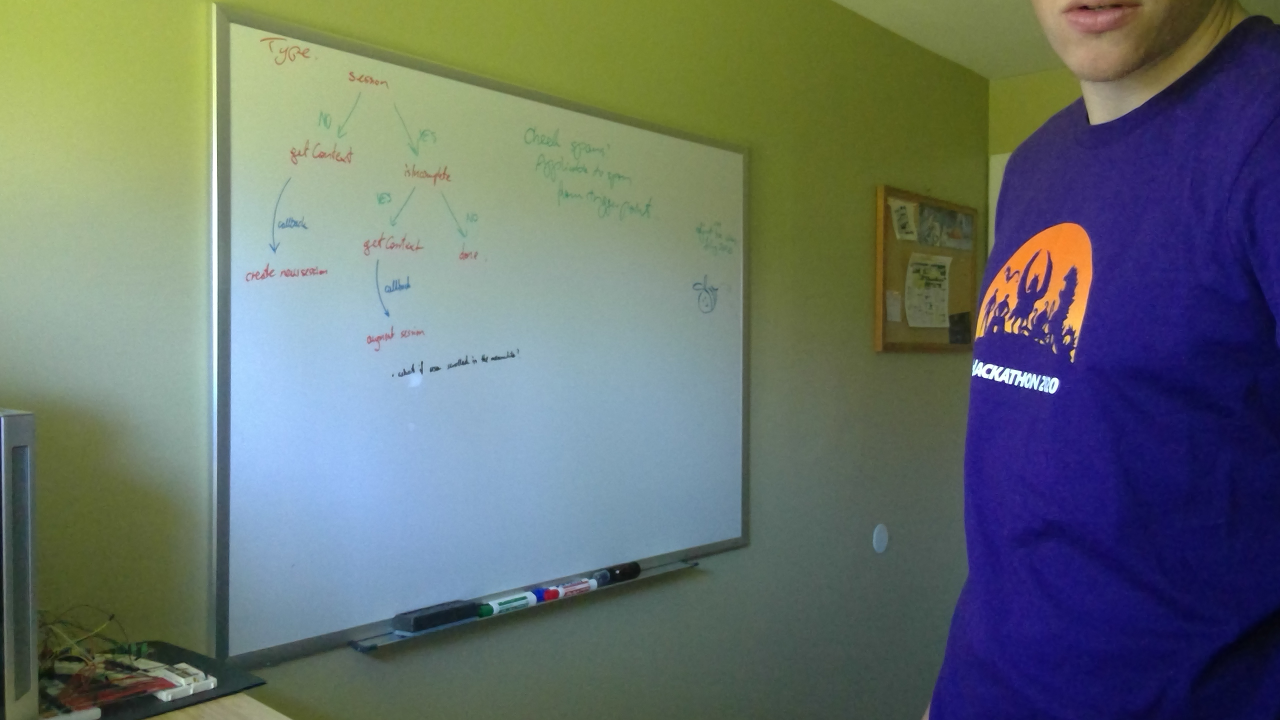
#> input picture PythonVersion/samples/1.jpg, 2560 x 1440 px, given in place of the camera (shown at 1/2 size)
$ python muchBetterDetection.py
#> lines starting #> are read from the running program, lines starting #| are printed output that depends on the picture; after the words box and inside, x2 and y2 are one past the last pixel; in counts of white or black regions, pixels touching at a corner belong together
#Source for findBoard: https://www.pyimagesearch.com/2014/04/21/building-pokedex-python-finding-game-boy-screen-step-4-6/
#Source for warpPerspective: https://www.pyimagesearch.com/2014/05/05/building-pokedex-python-opencv-perspective-warping-step-5-6/

# import the necessary packages
from skimage import exposure
import numpy as np
import imutils
import cv2
import math

# adjustments
Precision = 0.12
Canny1 = 30
Canny2 = 265
TestValue = 150

# For frame retention between frames
LargestAreaFound = 1000
BiggestAreaContours = None
BestWarpFound = None

def getDistanceFromPoint(point, point2 = (0,0)):
    return math.sqrt((point[0] - point2[0])**2 + (point[1] - point2[1])**2)

def orderPoints(points):
    sortedList = sorted(points, key=getDistanceFromPoint)
    target = np.array(sortedList)

    # We can't trust the topRight and bottom left corners as they can flip. This is because we order based on distance from origin.
    # A slight rotation can therefore cause a difference and they will flip. However this is not the case with the top left and bottom
    # right corners. Compensate by making sure that the top right corner is the one with the larger x
    if (target[1][0] < target[2][0]):
        tmp = [target[1][0], target[1][1]] # done this way to pass actual value instead of reference
        target[1] = target[2]
        target[2] = tmp

    return target

def findBoard(image):
    global Precision, BiggestAreaContours, LargestAreaFound, Canny1, Canny2
    # compute the ratio of the old height
    # to the new height, clone it, and resize it
    ratio = image.shape[0] / 300.0
    orig = image.copy()
    image = imutils.resize(image, height = 300)
    # convert the image to grayscale, blur it, and find edges
    # in the image
    gray = cv2.cvtColor(image, cv2.COLOR_BGR2GRAY)
    gray = cv2.bilateralFilter(gray, 5, 17, 17)
    edged = cv2.Canny(gray, Canny1, Canny2)

    # FIND THE SCREEN
    # find contours in the edged image, keep only the largest
    # ones, and initialize our screen contour
    cnts = cv2.findContours(edged.copy(), cv2.RETR_TREE, cv2.CHAIN_APPROX_SIMPLE)
    cnts = imutils.grab_contours(cnts)
    cnts = sorted(cnts, key = cv2.contourArea, reverse = True)[:10]
    screenCnt = None
    area = None

    # loop over our contours WHICH ARE NOW SORTED IN ORDER FROM BIGGEST DOWN
    for c in cnts:
        # approximate the contour
        peri = cv2.arcLength(c, True)
        area = cv2.contourArea(c)

        # There is no way a tiny board can happen so limit min size
        if (area < LargestAreaFound-100):
            #print("area too small")
            continue

        # If it is the largest go with it
        elif (BiggestAreaContours is not None and area == LargestAreaFound):
            print("area equals biggest area")
            screenCnt = BiggestAreaContours
            break

        approxOutline = cv2.approxPolyDP(c, Precision * peri, True)

        # if our approximated contour has four points, then
        # we can assume that we have found our screen
        if len(approxOutline) >= 4:
            print("defining a new area")

            # flatten approx array (3D --> 2D)
            approx = approxOutline.ravel()

            unsorted_coords = []

            # loop through the approx and extract the coords
            for i in range(0, len(approx), 2):
                x = approx[i]
                y = approx[i + 1]

                unsorted_coords.append((x,y))

                # for debugging - show coord of each point

                # String containing the co-ordinates.
                string = str(x) + " " + str(y)

                if(i == 0):
                    # text on topmost co-ordinate.
                    cv2.putText(image, "Arrow tip", (x, y),
                                    cv2.FONT_HERSHEY_COMPLEX , 0.5, (255, 0, 0))
                else:
                    # text on remaining co-ordinates.
                    cv2.putText(image, string, (x, y),
                            cv2.FONT_HERSHEY_COMPLEX , 0.5, (0, 255, 0))

            # Check if it is a valid shape by checking that the lines never cross

            # the coords are not relative to head but to top left of window. So re-organize them to make it more consistent.
            # top left becomes first entry and bottom right becomes last entry
            coords = orderPoints(unsorted_coords)


            # if we made it this far it is a good contour and so we can save it
            LargestAreaFound = area
            BiggestAreaContours = approxOutline

            screenCnt = approxOutline
            break

    if (screenCnt is None):
        screenCnt = BiggestAreaContours

    # show contours for debugging
    if (screenCnt is not None): # BiggestAreaContours starts off null
        cv2.drawContours(image, [screenCnt], -1, (0, 255, 0), 3)

    return screenCnt, ratio, image, edged, area


def warpPerspective(orig, screenCnt, resizeRatio, area):
    global LargestAreaFound, BestWarpFound

    warp = None

    if (BestWarpFound is None or area != LargestAreaFound):
        # now that we have our screen contour, we need to determine
        # the top-left, top-right, bottom-right, and bottom-left
        # points so that we can later warp the image -- we'll start
        # by reshaping our contour to be our finals and initializing
        # our output rectangle in top-left, top-right, bottom-right,
        # and bottom-left order
        pts = screenCnt.reshape(4, 2)
        rect = np.zeros((4, 2), dtype = "float32")
        # the top-left point has the smallest sum whereas the
        # bottom-right has the largest sum
        s = pts.sum(axis = 1)
        rect[0] = pts[np.argmin(s)]
        rect[2] = pts[np.argmax(s)]
        # compute the difference between the points -- the top-right
        # will have the minumum difference and the bottom-left will
        # have the maximum difference
        diff = np.diff(pts, axis = 1)
        rect[1] = pts[np.argmin(diff)]
        rect[3] = pts[np.argmax(diff)]

        # multiply the rectangle by the original ratio
        rect *= resizeRatio
        # now that we have our rectangle of points, let's compute
        # the width of our new image
        (tl, tr, br, bl) = rect
        widthA = np.sqrt(((br[0] - bl[0]) ** 2) + ((br[1] - bl[1]) ** 2))
        widthB = np.sqrt(((tr[0] - tl[0]) ** 2) + ((tr[1] - tl[1]) ** 2))
        # ...and now for the height of our new image
        heightA = np.sqrt(((tr[0] - br[0]) ** 2) + ((tr[1] - br[1]) ** 2))
        heightB = np.sqrt(((tl[0] - bl[0]) ** 2) + ((tl[1] - bl[1]) ** 2))
        # take the maximum of the width and height values to reach
        # our final dimensions
        maxWidth = max(int(widthA), int(widthB))
        maxHeight = max(int(heightA), int(heightB))
        # construct our destination points which will be used to
        # map the screen to a top-down, "birds eye" view
        dst = np.array([
            [0, 0],
            [maxWidth - 1, 0],
            [maxWidth - 1, maxHeight - 1],
            [0, maxHeight - 1]], dtype = "float32")
        # calculate the perspective transform matrix and warp
        # the perspective to grab the screen
        M = cv2.getPerspectiveTransform(rect, dst)

        warp = cv2.warpPerspective(orig, M, (maxWidth, maxHeight))

        BestWarpFound = warp
    else:
        warp = BestWarpFound
    # convert the warped image to grayscale and then adjust
    # the intensity of the pixels to have minimum and maximum
    # values of 0 and 255, respectively
    warp = exposure.rescale_intensity(warp, out_range = (0, 1))

    return warp

def enhance(image):
    # See clarity.py
    # Somehow we're getting float64 image. convert it to something that cvtColor can understand
    image = (image*255).astype('uint8')
    gray = cv2.cvtColor(image, cv2.COLOR_BGR2GRAY)
    # adaptiveThreshold accepts single channel (grayscale) images
    # Good values are 198 for the threshold, and a low blockSize, e.g. 3
    at = cv2.adaptiveThreshold(gray, 198, cv2.ADAPTIVE_THRESH_GAUSSIAN_C, cv2.THRESH_BINARY_INV,3,2)

    foreground = cv2.bitwise_and(image, image, mask=at)

    # Get the background. Blur it an desaturate it
    #backgroundBlur = cv2.GaussianBlur(image, (15, 15), cv2.BORDER_DEFAULT)
    #backgroundBlur = cv2.bilateralFilter(image, 5, TestValue, TestValue)
    backgroundBlur = image # don't do any smoothing of the background

    amplifiedLight = 0.9
    addedGamma = 0.5
    # Make the background brighter prior to multiplication
    # Values 0.0, 0.9 and 0.5 (=128) seem to do well
    washedOut = cv2.addWeighted(backgroundBlur, 0.0, backgroundBlur, amplifiedLight, addedGamma*255)
    # remove the area taken care of by the edge detector
    # I can't figure out why, but we can't use mask=bitwise_not(at) like above.
    # BTW we convert to BGR is that the two arrays for bitwise_and must match number of channels
    mask = cv2.cvtColor(at, cv2.COLOR_GRAY2BGR)
    backgroundMask = cv2.bitwise_not(mask)
    background = cv2.bitwise_and(washedOut, backgroundMask)

    # Combine background with foreground
    composite = cv2.add(background, foreground)
    return composite

capture = cv2.VideoCapture(0)
capture = cv2.VideoCapture(0, cv2.CAP_DSHOW)
capture.set(cv2.CAP_PROP_FRAME_WIDTH, 2560)
capture.set(cv2.CAP_PROP_FRAME_HEIGHT, 1440)

if not capture.isOpened():
    print("Cannot open camera")
    exit()
while True:
    # get data from camera
    ret, image = capture.read()
#> image is the input picture: shape (1440, 2560, 3); mean B, G, R 110.3, 113.3, 102.7

    # process data
    contours, resizeRatio, annotatedImg, edges, area = findBoard(image)
#> in findBoard, `edged = cv2.Canny(gray, Canny1, Canny2)`:
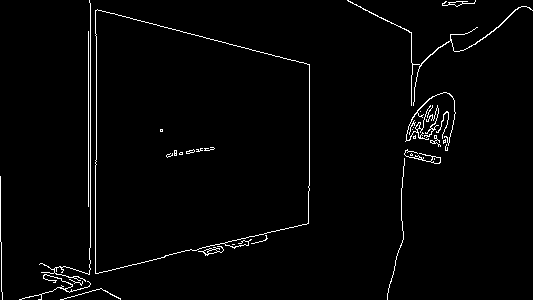
#> edged: shape (300, 533); 2.1% white in thin lines or dots
#> in findBoard, `cnts = cv2.findContours(edged.copy(), cv2.RETR_TREE, cv2.CHAIN_APPROX_..`: cnts = 55 contours, 45 with area under 20; largest, box (x1, y1, x2, y2) and area: (95, 9, 310, 274) 45040, (95, 9, 310, 274) 45028, (347, 0, 533, 106) 92, (404, 149, 441, 164) 76, (405, 92, 456, 146) 60
#> in findBoard, `cnts = sorted(cnts, key = cv2.contourArea, reverse = True)[:10]`: cnts = 10 contours; largest, box (x1, y1, x2, y2) and area: (95, 9, 310, 274) 45040, (95, 9, 310, 274) 45028, (347, 0, 533, 106) 92, (404, 149, 441, 164) 76, (405, 92, 456, 146) 60
#> the loop in findBoard, `for c in cnts:` made 2 passes
#> (peri, area, coords, LargestAreaFound, screenCnt) on pass 2: (895.9, 45028.5, [[97, 9], [309, 65], [95, 272], [306, 224]], 45028.5, [[97, 9], [309, 65], [306, 224], [95, 272]])
#> (printed output is left out)
#> after the loop in findBoard, `for c in cnts:`:
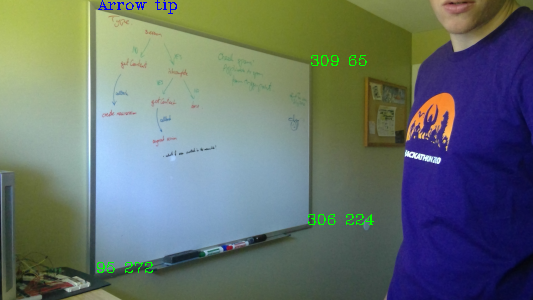
#> image: shape (300, 533, 3); mean of channels 0, 1, 2 110.3, 113.6, 102.2; drawn as B, G, R
#> in findBoard, `cv2.drawContours(image, [screenCnt], -1, (0, 255, 0), 3)`:
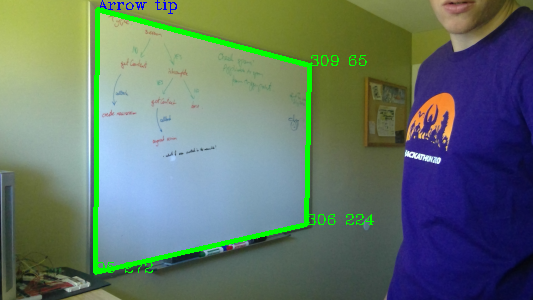
#> image: shape (300, 533, 3); 2.63% of pixels changed, all inside (x1, y1, x2, y2) = (93, 7, 312, 275); drawn as B, G, R
#> contours = [[97, 9], [309, 65], [306, 224], [95, 272]]; resizeRatio = 4.8; area = 45028.5

    if contours is not None and len(contours) > 0:

        cropped = warpPerspective(image, contours, resizeRatio, area)
#> in warpPerspective, `pts = screenCnt.reshape(4, 2)`: pts = [[97, 9], [309, 65], [306, 224], [95, 272]]
#> in warpPerspective, `s = pts.sum(axis = 1)`: s = [106, 374, 530, 367]
#> in warpPerspective, `diff = np.diff(pts, axis = 1)`: diff = [-88, -244, -82, 177]
#> in warpPerspective, `rect *= resizeRatio`: rect = [[465.6, 43.2], [1483.2, 312], [1468.8, 1075.2], [456, 1305.6]]
#> in warpPerspective, `(tl, tr, br, bl) = rect`: tl = [465.6, 43.2]; tr = [1483.2, 312]; br = [1468.8, 1075.2]; bl = [456, 1305.6]
#> in warpPerspective, `widthA = np.sqrt(((br[0] - bl[0]) ** 2) + ((br[1] - bl[1]) ** 2))`: widthA = 1038.7
#> in warpPerspective, `widthB = np.sqrt(((tr[0] - tl[0]) ** 2) + ((tr[1] - tl[1]) ** 2))`: widthB = 1052.5
#> in warpPerspective, `heightA = np.sqrt(((tr[0] - br[0]) ** 2) + ((tr[1] - br[1]) ** 2))`: heightA = 763.3
#> in warpPerspective, `heightB = np.sqrt(((tl[0] - bl[0]) ** 2) + ((tl[1] - bl[1]) ** 2))`: heightB = 1262.4
#> in warpPerspective, `maxWidth = max(int(widthA), int(widthB))`: maxWidth = 1052
#> in warpPerspective, `maxHeight = max(int(heightA), int(heightB))`: maxHeight = 1262
#> in warpPerspective, `dst = np.array([ [0, 0], [maxWidth - 1, 0], [maxWidth - 1, maxHeight -..`: dst = [[0, 0], [1051, 0], [1051, 1261], [0, 1261]]
#> in warpPerspective, `M = cv2.getPerspectiveTransform(rect, dst)`: M = [[0.527, 0.004, -245.3], [-0.22, 0.833, 66.44], [-0.000327, -1.18e-05, 1]]
        enhanced = enhance(cropped)
#> in enhance, `gray = cv2.cvtColor(image, cv2.COLOR_BGR2GRAY)`:
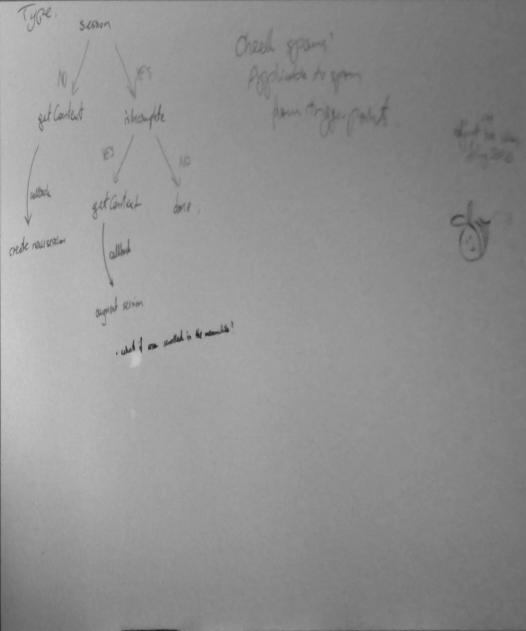
#> gray: shape (1262, 1052) (shown at 1/2 size); min 18, max 209, mean 145.3
#> in enhance, `foreground = cv2.bitwise_and(image, image, mask=at)`:
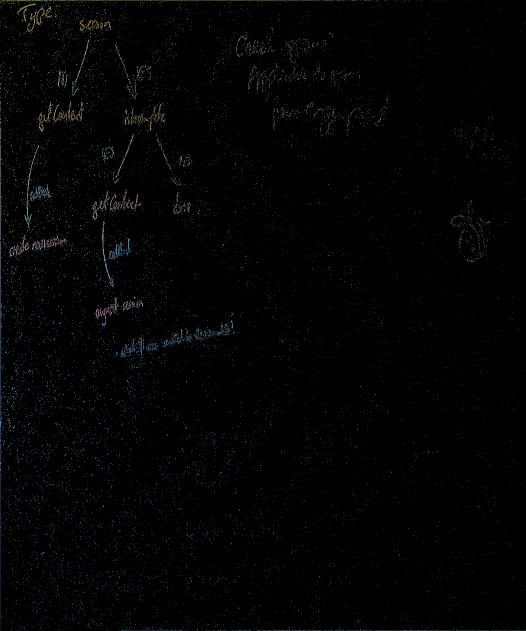
#> foreground: shape (1262, 1052, 3) (shown at 1/2 size); mean of channels 0, 1, 2 2.2, 2.2, 1.9; drawn as B, G, R
#> in enhance, `background = cv2.bitwise_and(washedOut, backgroundMask)`:
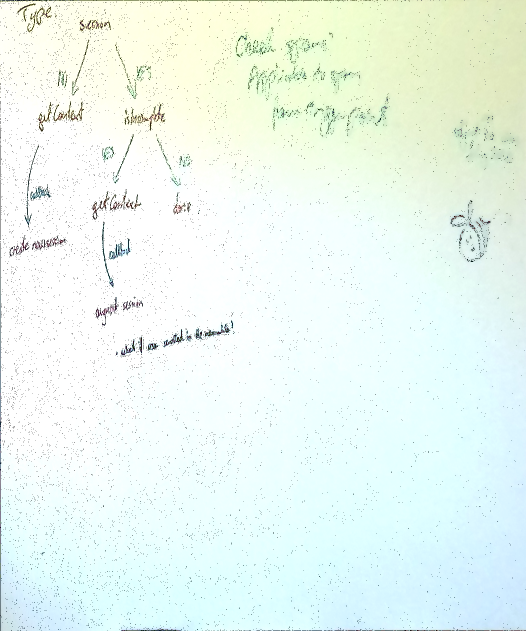
#> background: shape (1262, 1052, 3) (shown at 1/2 size); mean of channels 0, 1, 2 241.3, 248.5, 235; drawn as B, G, R

        # show result
        cv2.imshow('Whiteboard: Original Image', imutils.resize(annotatedImg, height = 300))
        cv2.imshow('Whiteboard: Edges Image', imutils.resize(edges, height = 300))
        cv2.imshow('Whiteboard: Cropped Image', imutils.resize(cropped, height = 300))
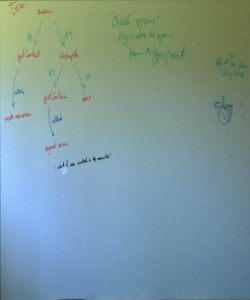
#> window 'Whiteboard: Cropped Image': shape (300, 250, 3) float64; mean B, G, R 0.612, 0.603, 0.494
        cv2.imshow('Whiteboard: Enhanced Image', imutils.resize(enhanced))

    else:
        cv2.imshow('Whiteboard: Original Image', imutils.resize(annotatedImg, height = 300))
        print("no suitable contours found")

    # # print diagnostics
    diagnostics = '{},{},{},{}'.format(Precision, Canny1, Canny2, TestValue)
    print(diagnostics)

    # the overly elaborate controls
    key = cv2.waitKey(1)
#> (key q is pressed here)
    if key == 27: # Escape - pause then when enter is pressed in the console, resume
        input("Press Enter to continue...")
    elif key == ord('q'): # exit
        break
    elif key == ord('r'): # reset
        LargestAreaFound = 1000
        BiggestAreaContours = None
        BestWarpFound = None
    elif key == ord('w'):
        Precision += 0.001
    elif key == ord('W'):
        Precision -= 0.001
    elif key == ord('s'):
        TestValue += 5
    elif key == ord('S'):
        TestValue -= 5

    elif key == ord('a'):
        Canny1 += 1
    elif key == ord('A'):
        Canny1 -= 1
    elif key == ord('d'):
        Canny2 += 1
    elif key == ord('D'):
        Canny2 -= 1

# release resources
cv2.destroyAllWindows()
